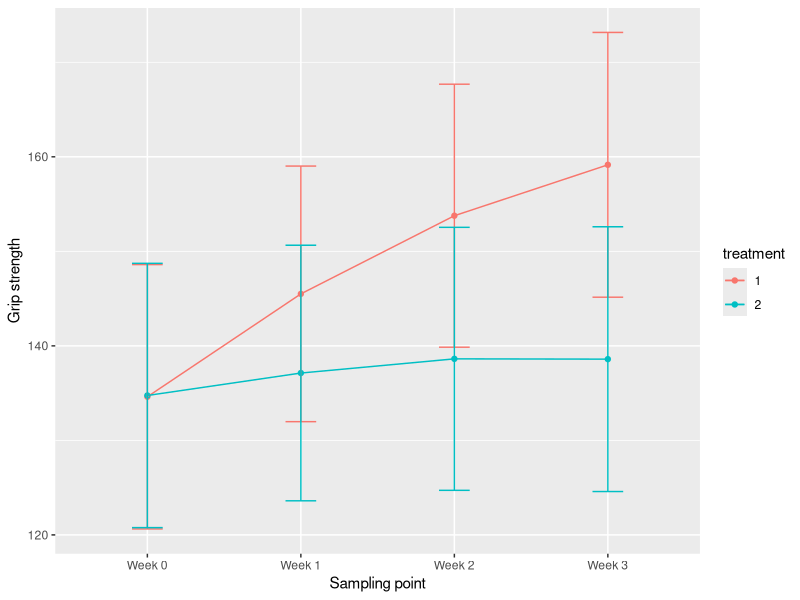

Recreate this plot in R.
## ---- chunk 1
knitr::opts_chunk$set(echo = FALSE)
library("ggplot2")
## ---- chunk 2
# Read in data
grip.data <- read.delim(file = "data/compgrip.txt", sep = " ", header = FALSE, stringsAsFactors = FALSE)

# Name columns
colnames(grip.data) <- c("subjectID", "treatment", "week.0", "week.1", "week.2", "week.3")

# Make sure treatment is a factor
grip.data$treatment <- as.factor(grip.data$treatment)
## ---- chunk 3
# Function to extract relevant information for each group
groupInfo <- function(x, treatment) {
  group.data <- x[x$treatment == treatment, ]
  group.size <- nrow(group.data)
  group.means <- apply(group.data[, -c(1:2)],
                       MARGIN = 2,
                       FUN = mean)
  group.sd <- apply(group.data[, -c(1:2)],
                    MARGIN = 2,
                    FUN = sd)
  return(list(treatment = treatment,
              size = group.size,
              means = round(group.means, 3),
              stdevs = round(group.sd, 3)))
}

# Extract size, means, and standard deviations
treatment.1 <- groupInfo(x = grip.data, treatment = 1)
treatment.2 <- groupInfo(x = grip.data, treatment = 2)
## ---- chunk 4
# Create data for plot
plot.data <- data.frame(week = c(names(treatment.1$means), names(treatment.2$means)),
                        treatment = c(rep(x = treatment.1$treatment, times = length(treatment.1$means)), 
                                      rep(x = treatment.2$treatment, times = length(treatment.2$means))),
                        grip = c(as.numeric(treatment.1$means), as.numeric(treatment.2$means)),
                        se = c(as.numeric(treatment.1$stdevs)/sqrt(treatment.1$size)), as.numeric(treatment.2$stdevs)/sqrt(treatment.1$size))

plot.data$week <- gsub(pattern = "week.", replacement = "Week ", x = plot.data$week)
plot.data$treatment <- as.factor(plot.data$treatment)

means.plot <- ggplot(data = plot.data, mapping = aes(x = week, y = grip, color = treatment, group = treatment)) +
  geom_point() +
  geom_line() +
  geom_errorbar(data = plot.data, mapping = aes(x = week, ymin = (grip - se), ymax = (grip + se)), width = 0.2) +
  xlab(label = "Sampling point") +
  ylab(label = "Grip strength")

means.plot
